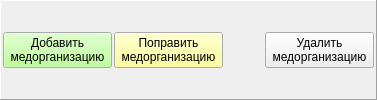
                       <widget class="QFrame" name="pan_dn_medorgs">
                        <property name="frameShape">
                         <enum>QFrame::Panel</enum>
                        </property>
                        <property name="frameShadow">
                         <enum>QFrame::Raised</enum>
                        </property>
                        <layout class="QHBoxLayout" name="horizontalLayout_4">
                         <property name="spacing">
                          <number>2</number>
                         </property>
                         <property name="leftMargin">
                          <number>2</number>
                         </property>
                         <property name="topMargin">
                          <number>2</number>
                         </property>
                         <property name="rightMargin">
                          <number>2</number>
                         </property>
                         <property name="bottomMargin">
                          <number>2</number>
                         </property>
                         <item>
                          <widget class="QPushButton" name="bn_add">
                           <property name="palette">
                            <palette>
                             <active>
                              <colorrole role="Button">
                               <brush brushstyle="SolidPattern">
                                <color alpha="255">
                                 <red>170</red>
                                 <green>255</green>
                                 <blue>127</blue>
                                </color>
                               </brush>
                              </colorrole>
                             </active>
                             <inactive>
                              <colorrole role="Button">
                               <brush brushstyle="SolidPattern">
                                <color alpha="255">
                                 <red>170</red>
                                 <green>255</green>
                                 <blue>127</blue>
                                </color>
                               </brush>
                              </colorrole>
                             </inactive>
                             <disabled>
                              <colorrole role="Button">
                               <brush brushstyle="SolidPattern">
                                <color alpha="255">
                                 <red>170</red>
                                 <green>255</green>
                                 <blue>127</blue>
                                </color>
                               </brush>
                              </colorrole>
                             </disabled>
                            </palette>
                           </property>
                           <property name="font">
                            <font>
                             <weight>50</weight>
                             <bold>false</bold>
                            </font>
                           </property>
                           <property name="text">
                            <string>Добавить
 медорганизацию </string>
                           </property>
                          </widget>
                         </item>
                         <item>
                          <widget class="QPushButton" name="bn_edit">
                           <property name="palette">
                            <palette>
                             <active>
                              <colorrole role="Button">
                               <brush brushstyle="SolidPattern">
                                <color alpha="255">
                                 <red>255</red>
                                 <green>255</green>
                                 <blue>127</blue>
                                </color>
                               </brush>
                              </colorrole>
                             </active>
                             <inactive>
                              <colorrole role="Button">
                               <brush brushstyle="SolidPattern">
                                <color alpha="255">
                                 <red>255</red>
                                 <green>255</green>
                                 <blue>127</blue>
                                </color>
                               </brush>
                              </colorrole>
                             </inactive>
                             <disabled>
                              <colorrole role="Button">
                               <brush brushstyle="SolidPattern">
                                <color alpha="255">
                                 <red>255</red>
                                 <green>255</green>
                                 <blue>127</blue>
                                </color>
                               </brush>
                              </colorrole>
                             </disabled>
                            </palette>
                           </property>
                           <property name="font">
                            <font>
                             <weight>50</weight>
                             <bold>false</bold>
                            </font>
                           </property>
                           <property name="text">
                            <string>Поправить
 медорганизацию </string>
                           </property>
                          </widget>
                         </item>
                         <item>
                          <spacer name="horizontalSpacer_7">
                           <property name="orientation">
                            <enum>Qt::Horizontal</enum>
                           </property>
                           <property name="sizeHint" stdset="0">
                            <size>
                             <width>40</width>
                             <height>20</height>
                            </size>
                           </property>
                          </spacer>
                         </item>
                         <item>
                          <widget class="QPushButton" name="bn_delete">
                           <property name="font">
                            <font>
                             <weight>50</weight>
                             <bold>false</bold>
                            </font>
                           </property>
                           <property name="text">
                            <string>Удалить
 медорганизацию </string>
                           </property>
                          </widget>
                         </item>
                        </layout>
                       </widget>
